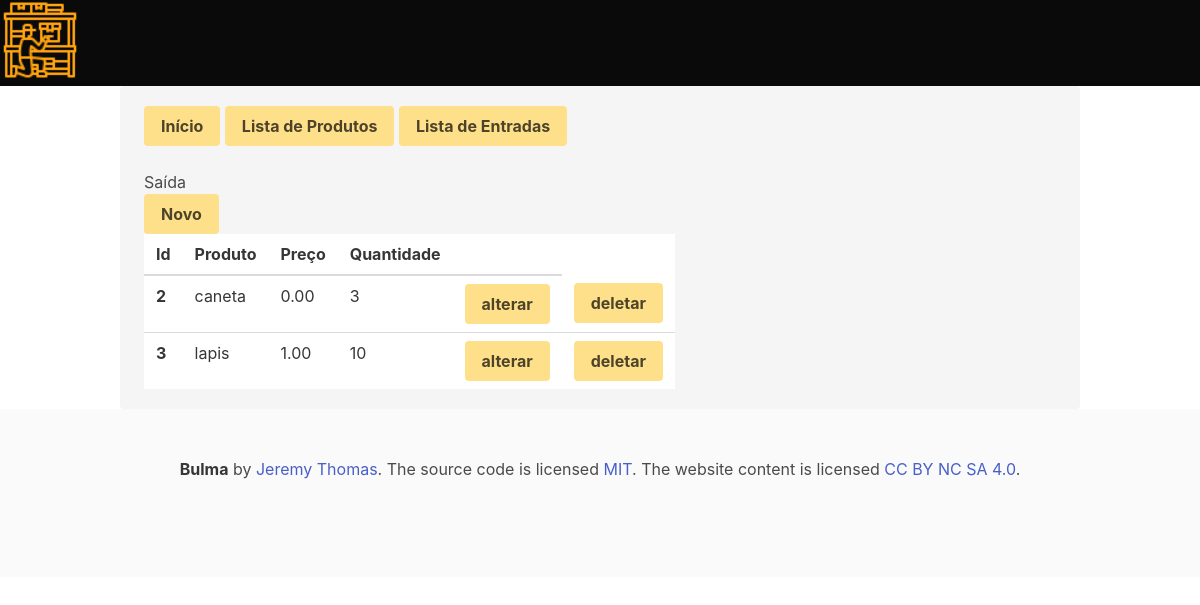
Page /saida/list_saida/ on the earlier database version.
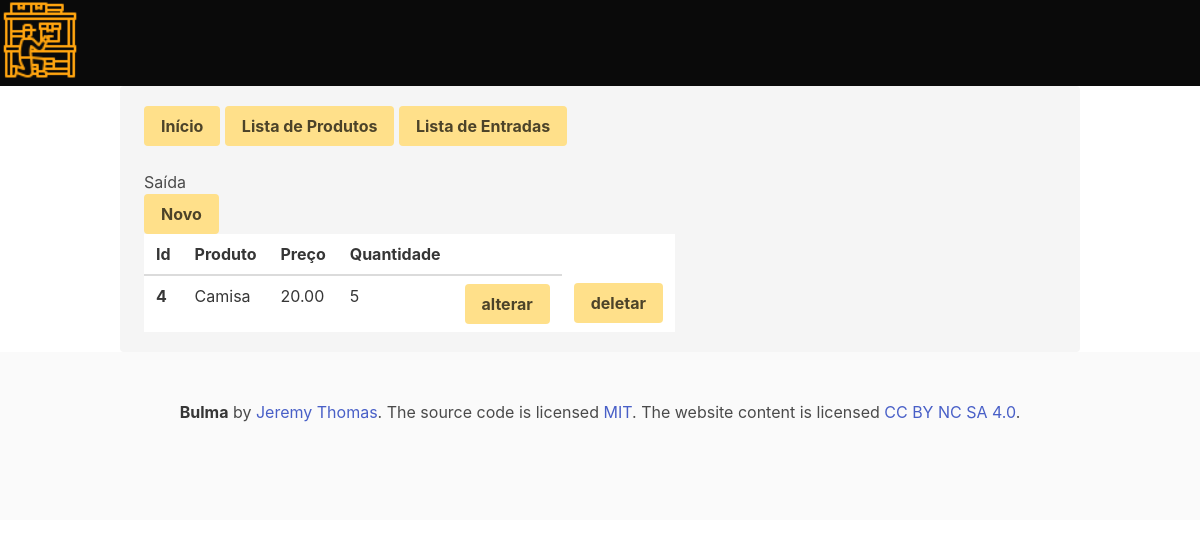
Same page on the later database version.
### saida/models.py (models this page shows, shortened)
class Saidas(models.Model):
    produto = models.ForeignKey(Produtos, on_delete=models.CASCADE, verbose_name="Produto")
    quantidade = models.IntegerField("Quantidade", default=0)
    preco = models.DecimalField("Preço", decimal_places=2, max_digits=8, default=0)
    retirado = models.DateTimeField("Retirado em", auto_now_add=True)
    modificado = models.DateTimeField("Modificado em", auto_now=True)
    class Meta:
        verbose_name = 'Saida'
        verbose_name_plural = 'Saidas'
        ordering = ['produto']

### produto/models.py (models this page shows, shortened)
class Produtos(models.Model):
    produto = models.CharField('Produto', max_length=200)
    cor = models.ForeignKey(Cores, on_delete=models.PROTECT, verbose_name='Cor')
    descricao = models.TextField('Descrição', blank=True)
    preco = models.DecimalField('Preço', decimal_places=2, max_digits=8, default=0)
    quantidade = models.FloatField('Quantidade', default=0)
    criado = models.DateTimeField('Criado em', auto_now_add=True)
    modificado = models.DateTimeField('Modificado em', auto_now=True)
    def __str__(self):
        return self.produto

### saida/views.py (the view)
# urls.py: path('list_saida/', list_saida, name='list_saida'),
def list_saida(request):
    saidas = Saidas.objects.all()
    template_name = 'list_saida.html'
    context = {
        'saidas': saidas,
    }
    return render(request, template_name, context)

### saida/templates/list_saida.html
{% extends 'base.html' %}
{% block product %}
<p>
    <a class="button is-warning" href="{% url 'index' %}"><b>Início</b></a>
    <a class="button is-warning" href="{% url 'produto:list_produto' %}"><b>Lista de Produtos</b></a>
    <a class="button is-warning" href="{% url 'entrada:list_entrada' %}"><b>Lista de Entradas</b></a> <br><br>
    <h1>Saída</h1>
    <a class="button is-warning" href="{% url 'saida:new_saida' %}"><b>Novo</b></a>
</p>
<table class="table">
    <thead>
        <tr>
            <th>Id</th>
            <th>Produto</th>
            <th>Preço</th>
            <th>Quantidade</th>
            <th></th>
        </tr>
    </thead>
    <tbody>
        {% for saida in saidas %}
        <tr>
            <th>{{ saida.id }}</th>
            <td>{{ saida.produto }}</td>
            <td>{{ saida.produto.preco }}</td>
            <td>{{ saida.quantidade }}</td>
            <td><a class="button is-warning" href="{% url 'saida:update_saida' saida.id %}"><b>alterar</b></a></td>
            <td><a class="button is-warning" href="{% url 'saida:delete_saida' saida.id %}"><b>deletar</b></a></td>
        </tr>
        {% endfor %}
    </tbody>
</table>
{% endblock %}

### core/templates/base.html (shortened to what this page needs)
<!DOCTYPE html>
{% load static %}
<html lang="pt-br">
<head>
    <link rel="stylesheet" href="{% static 'css/bulma.min.css' %}">
    <link rel="stylesheet" href="{% static 'css/jquery.dataTables.min.css' %}">
</head>
<body>
    <nav class="navbar is-black" role="navigation" aria-label="main navigation">
        <div class="navbar-brand">
          <a class="img" href="{% url 'index' %}" >
            <img src="{% static 'img/estoque.png' %}" width="80" >
          </a>
        </div>
      </nav>
    <div class="container">
      <div class="notification">
        {% block product %}{% endblock %}
      </div>
    </div>
    <footer class="footer">
      <div class="content has-text-centered">
        <p>
          <strong>Bulma</strong> by <a href="https://jgthms.com">Jeremy Thomas</a>. The source code is licensed
          <a href="http://opensource.org/licenses/mit-license.php">MIT</a>. The website content
          is licensed <a href="http://creativecommons.org/licenses/by-nc-sa/4.0/">CC BY NC SA 4.0</a>.
        </p>
      </div>
    </footer>
</body>
</html>

Differences in the rows shown:
removed Saidas: id "2", produto "caneta", produto.preco "0.00", quantidade "3"
removed Saidas: id "3", produto "lapis", produto.preco "1.00", quantidade "10"
added Saidas: id "4", produto "Camisa", produto.preco "20.00", quantidade "5"
